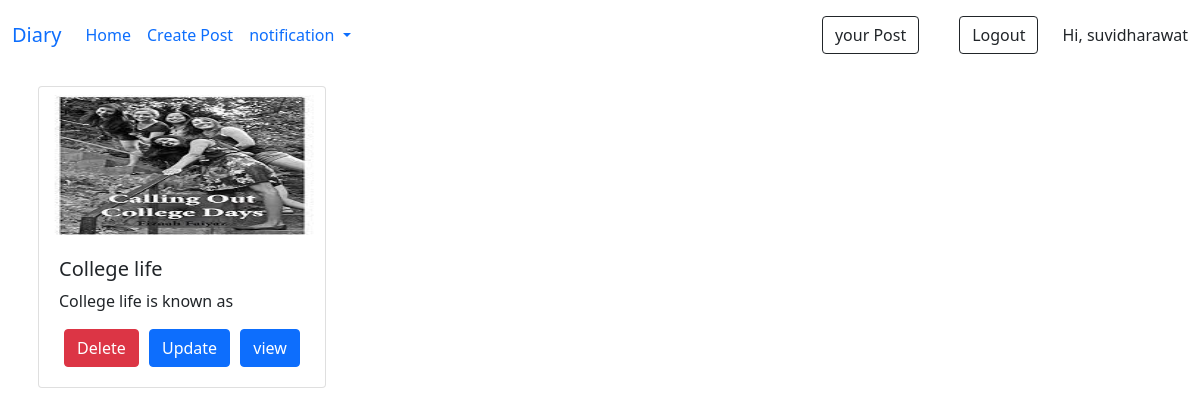
/home/your_post (signed in), run on the app's committed database.
### home/models.py (models this page shows, shortened)
class memo(models.Model):
    post_id=models.AutoField(primary_key=True)
    title=models.CharField(max_length=20)
    desc= models.TextField()
    image=models.ImageField(upload_to="images")
    user =models.ForeignKey(User,on_delete=models.CASCADE)
    Privcy=models.CharField(max_length=10, default="Public")

### home/views.py (the view)
# urls.py: path('your_post', views.your_post, name='your_post'),
def your_post(request):
    get_user_id = request.session['user_id']
    disp=memo.objects.filter(user=get_user_id)
    return render(request,'your_post.html',{'disp':disp})

### templates/your_post.html (shortened to what this page needs)
{% extends 'base.html' %}
{% block body %}
{% include 'nav.html'%}
<div class="container mt-2">
  <div class="row align-items-start ">
    {% for i in disp %}
    <div class="card col-md-4 my-2 mx-2 p-1" style="width: 18rem;">
      <img src="{{i.image.url}}" class="card-img-top" alt="..." height="150px">
      <div class="card-body">
        <h5 class="card-title">{{i.title}}</h5>
        <p class="card-text">{{i.desc|slice:":25" }}</p>
       <div class="d-flex  justify-content-around">
        <a href="delete/{{i.post_id}}" class="btn btn-danger">Delete</a>
        <a href="Update/{{i.post_id}}" class="btn btn-primary">Update</a>
        <a href="display/{{i.post_id}}" class="btn btn-primary">view</a>
      </div>
      </div>
    </div>
    {% endfor %}
  </div>
</div>
{% endblock body %}

### templates/nav.html (shortened to what this page needs)
<nav class="navbar navbar-expand-lg bg-body-tertiary">
    <div class="container-fluid" >
      <a class="navbar-brand" href="#" >Diary</a>
      <div class="collapse navbar-collapse" id="navbarSupportedContent">
        <ul class="navbar-nav me-auto mb-2 mb-lg-0">
          <li class="nav-item">
            <a class="nav-link active" aria-current="page" href="{% url 'home' %}">Home</a>
          </li>
          <li class="nav-item" >
            <a class="nav-link" href="{% url 'add_post'%}">Create Post</a>
          </li>
          <li class="nav-item dropdown">
            <a class="nav-link dropdown-toggle" href="#" id="navbarDropdown" role="button" data-bs-toggle="dropdown" aria-expanded="false">
              notification
            </a>
          </li>
        </ul>
        <form class="d-flex">
          <a class="nav-link"  href="{% url 'your_post' %}"><button class="btn btn-outline-dark me-2" type="button">your Post</button></a>
          <a class="nav-link"  href="{% url 'user_logout' %}"><button class="btn btn-outline-dark me-2" type="button">Logout</button></a>
        </form>
        Hi, {{request.user}}
      </div>
    </div>
  </nav>

### data on the page
memo: image (picture), title "College life", desc "College life is known as"

### other printed values
{{ request.user }} "suvidharawat"
